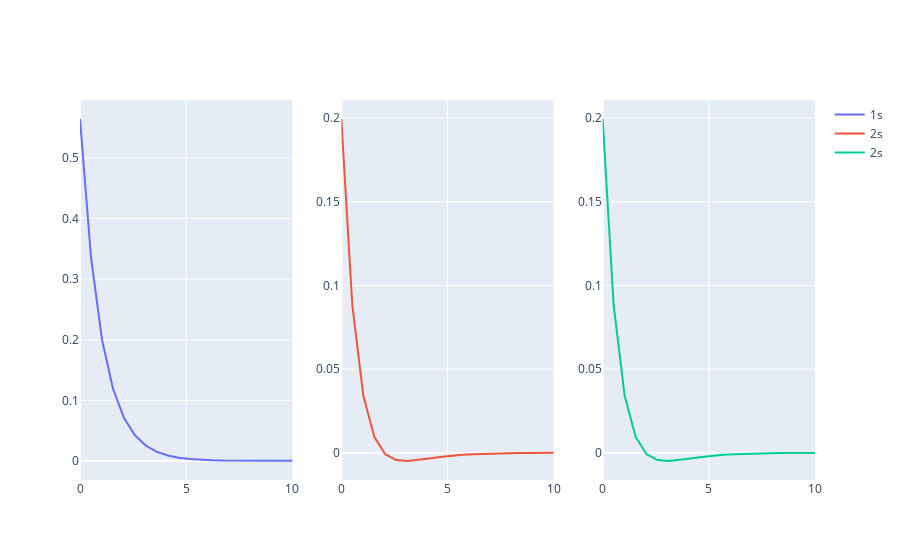

The notebook cell this image was saved under:
### Code cell
# We can also do subplots in plotly. This requires an extra import, and then you add data using add_trace
from plotly.subplots import make_subplots



fig = make_subplots(rows=1, cols=3)

fig.add_trace(figure_data[0], row=1, col=1)

fig.add_trace(figure_data[1], row=1, col=2)

fig.add_trace(figure_data[1], row=1, col=3)

# To change the x axis limits, we update the layout. Notice the 2 and 3 appended to the end of xaxis to 
# specify which axis to update.

layout = {"xaxis":{
            "range": [0, 10]
                },
          
          "xaxis2":{
            "range": [0, 10]
                },
          
          "xaxis3":{
            "range": [0, 10]
                }
         }

fig.update_layout(layout)

fig.show()

### Figure 1 — Plotly figure (JSON) as saved in the notebook; plotly's stock layout.template omitted (floating-point values rounded to 4 significant figures)
{"data": [{"name": "1s", "type": "scatter", "x": [0, 0.5172, 1.034, 1.552, 2.069, 2.586, 3.103, 3.621, 4.138, 4.655, 5.172, 5.69, 6.207, 6.724, 7.241, 7.759, 8.276, 8.793, 9.31, 9.828, 10.34, 10.86, 11.38, 11.9, 12.41, 12.93, 13.45, 13.97, 14.48, 15], "xaxis": "x", "y": [0.5642, 0.3363, 0.2005, 0.1195, 0.07127, 0.04249, 0.02533, 0.0151, 0.009002, 0.005367, 0.003199, 0.001907, 0.001137, 0.0006779, 0.0004041, 0.0002409, 0.0001436, 8.563e-05, 5.105e-05, 3.043e-05, 1.814e-05, 1.082e-05, 6.448e-06, 3.844e-06, 2.292e-06, 1.366e-06, 8.145e-07, 4.856e-07, 2.895e-07, 1.726e-07], "yaxis": "y"}, {"name": "2s", "type": "scatter", "x": [0, 0.5172, 1.034, 1.552, 2.069, 2.586, 3.103, 3.621, 4.138, 4.655, 5.172, 5.69, 6.207, 6.724, 7.241, 7.759, 8.276, 8.793, 9.31, 9.828, 10.34, 10.86, 11.38, 11.9, 12.41, 12.93, 13.45, 13.97, 14.48, 15], "xaxis": "x2", "y": [0.1995, 0.08816, 0.03422, 0.009473, -0.0008688, -0.004403, -0.004941, -0.004326, -0.003402, -0.002519, -0.001794, -0.001244, -0.0008457, -0.0005661, -0.0003745, -0.0002453, -0.0001594, -0.0001028, -6.597e-05, -4.211e-05, -2.676e-05, -1.695e-05, -1.069e-05, -6.726e-06, -4.219e-06, -2.64e-06, -1.648e-06, -1.027e-06, -6.388e-07, -3.966e-07], "yaxis": "y2"}, {"name": "2s", "type": "scatter", "x": [0, 0.5172, 1.034, 1.552, 2.069, 2.586, 3.103, 3.621, 4.138, 4.655, 5.172, 5.69, 6.207, 6.724, 7.241, 7.759, 8.276, 8.793, 9.31, 9.828, 10.34, 10.86, 11.38, 11.9, 12.41, 12.93, 13.45, 13.97, 14.48, 15], "xaxis": "x3", "y": [0.1995, 0.08816, 0.03422, 0.009473, -0.0008688, -0.004403, -0.004941, -0.004326, -0.003402, -0.002519, -0.001794, -0.001244, -0.0008457, -0.0005661, -0.0003745, -0.0002453, -0.0001594, -0.0001028, -6.597e-05, -4.211e-05, -2.676e-05, -1.695e-05, -1.069e-05, -6.726e-06, -4.219e-06, -2.64e-06, -1.648e-06, -1.027e-06, -6.388e-07, -3.966e-07], "yaxis": "y3"}], "layout": {"xaxis": {"anchor": "y", "domain": [0, 0.2889], "range": [0, 10]}, "xaxis2": {"anchor": "y2", "domain": [0.3556, 0.6444], "range": [0, 10]}, "xaxis3": {"anchor": "y3", "domain": [0.7111, 1], "range": [0, 10]}, "yaxis": {"anchor": "x", "domain": [0, 1]}, "yaxis2": {"anchor": "x2", "domain": [0, 1]}, "yaxis3": {"anchor": "x3", "domain": [0, 1]}}}
